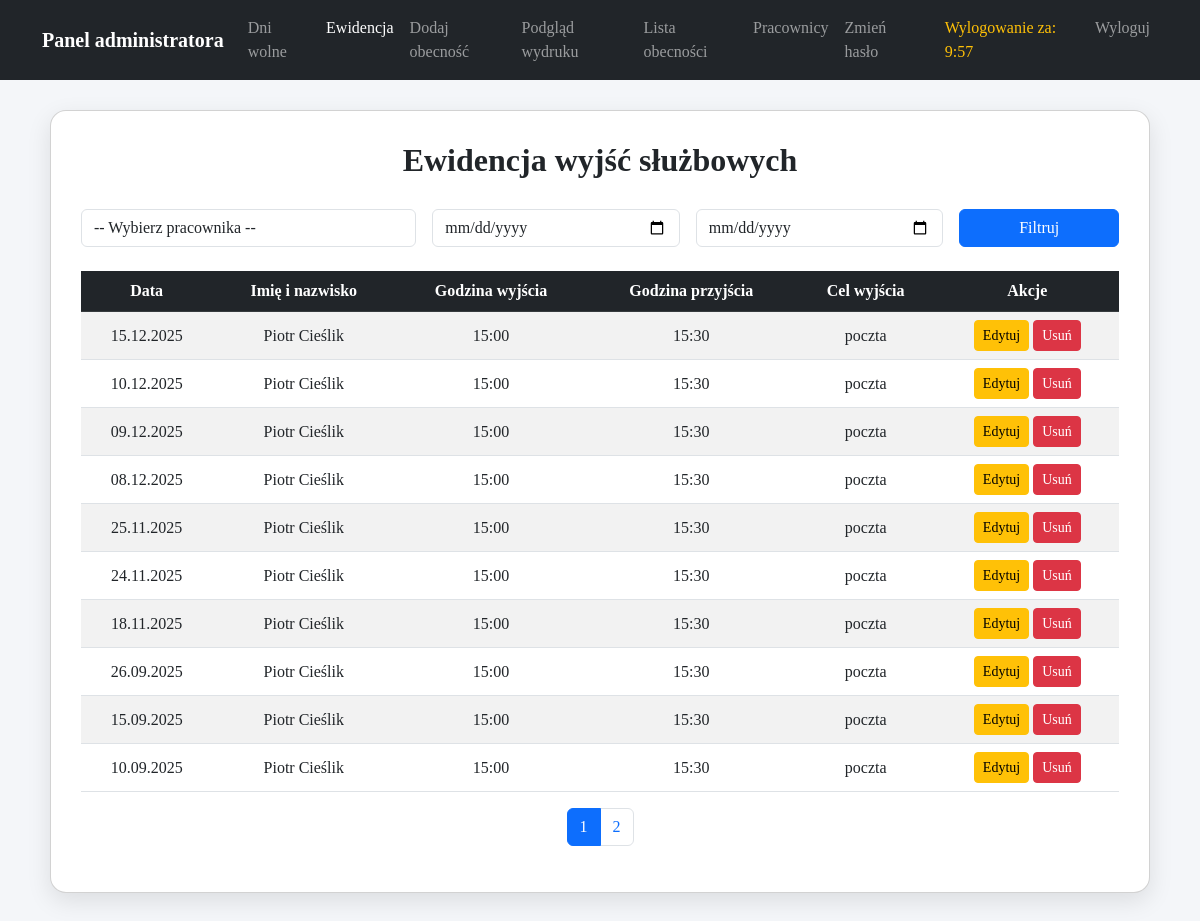
/admin_tables.php (signed in), run on the app's committed database.
### tables this page shows
CREATE TABLE `ewidencja` (
  `id` int(11) NOT NULL,
  `imie_nazwisko` varchar(255) NOT NULL,
  `data` date NOT NULL,
  `godzina_wyjscia` time NOT NULL,
  `godzina_przyjscia` time NOT NULL,
  `cel` varchar(255) NOT NULL,
  `created_at` timestamp NOT NULL DEFAULT current_timestamp()
);

### admin_tables.php (the view, shortened to what this page needs)
<?php
$host = 'localhost';
$user = 'root';
$password = '';
$dbname = 'rejestr_obecnosci';
$conn = new mysqli($host, $user, $password, $dbname);
$data_od = $_GET['data_od'] ?? '';
$data_do = $_GET['data_do'] ?? '';
$page = isset($_GET['page']) && is_numeric($_GET['page']) ? (int) $_GET['page'] : 1;
$limit = 10;
$offset = ($page - 1) * $limit;
$where = [];
$where_clause = !empty($where) ? " WHERE " . implode(" AND ", $where) : "";
$sql = "SELECT id, imie_nazwisko, data, godzina_wyjscia, godzina_przyjscia, cel
        FROM ewidencja
        $where_clause
        ORDER BY data DESC, imie_nazwisko ASC
        LIMIT $limit OFFSET $offset";
$result = $conn->query($sql);
$count_sql = "SELECT COUNT(*) AS total FROM ewidencja $where_clause";
$total_rows = $conn->query($count_sql)->fetch_assoc()['total'];
$total_pages = ceil($total_rows / $limit);
?>
<!DOCTYPE html>
<html lang="pl">
<head>
<link href="https://cdn.jsdelivr.net/npm/bootstrap@5.3.0/dist/css/bootstrap.min.css" rel="stylesheet">
</head>
<body>
  <nav class="navbar navbar-expand-lg navbar-dark bg-dark mb-4">
  <div class="container">
    <a class="navbar-brand fw-bold" href="admin.php">Panel administratora</a>
    <div class="collapse navbar-collapse" id="navbarMenu">
      <ul class="navbar-nav ms-auto mb-2 mb-lg-0">
        <li class="nav-item"><a class="nav-link" href="holidays.php">Dni wolne</a></li>
        <li class="nav-item">
             <a class="nav-link active" href="admin_tables.php">Ewidencja</a>
        </li>
        <li class="nav-item">
             <a class="nav-link" href="attendance_add.php">Dodaj obecność</a>
        </li>
        <li class="nav-item">
             <a class="nav-link" href="attendance_print.php">Podgląd wydruku</a>
        </li>
        <li class="nav-item">
          <a class="nav-link" href="admin.php">Lista obecności</a>
        </li>
        <li class="nav-item">
          <a class="nav-link" href="employees.php">Pracownicy</a>
        </li>
        <li class="nav-item"><a class="nav-link" href="change_password.php">Zmień hasło</a></li>
        <li class="nav-item">
          <span class="nav-link timer" id="session-timer"></span>
        </li>
        <li class="nav-item">
          <a class="nav-link" href="logout.php">Wyloguj</a>
        </li>
      </ul>
    </div>
  </div>
</nav>
<div class="card">
<h2>Ewidencja wyjść służbowych</h2>
<form method="get" class="row g-3 mb-4">
    <div class="col-md-4">
        <select name="nazwisko" class="form-control">
            <option value="">-- Wybierz pracownika --</option>
        </select>
    </div>
    <div class="col-md-3"><input type="date" name="data_od" value="<?= htmlspecialchars($data_od) ?>" class="form-control"></div>
    <div class="col-md-3"><input type="date" name="data_do" value="<?= htmlspecialchars($data_do) ?>" class="form-control"></div>
    <div class="col-md-2 d-grid"><button type="submit" class="btn btn-primary">Filtruj</button></div>
</form>
<?php if ($total_rows == 0): ?>
    <p class="text-center text-muted">Brak wyników pasujących do kryteriów.</p>
<?php else: ?>
<table class="table table-striped table-hover">
   <thead class="table-dark">
    <tr>
        <th>Data</th>
        <th>Imię i nazwisko</th>
        <th>Godzina wyjścia</th>
        <th>Godzina przyjścia</th>
        <th>Cel wyjścia</th>
        <th>Akcje</th>
    </tr>
</thead>
    <tbody>
    <?php while ($row = $result->fetch_assoc()): ?>
        <tr>
            <td><?= date('d.m.Y', strtotime($row['data'])) ?></td>
            <td><?= htmlspecialchars($row['imie_nazwisko']) ?></td>
            <td><?= date('H:i', strtotime($row['godzina_wyjscia'])) ?></td>
            <td><?= date('H:i', strtotime($row['godzina_przyjscia'])) ?></td>
            <td><?= htmlspecialchars($row['cel']) ?></td>
            <td>
                <a href="edit_record.php?id=<?= $row['id'] ?>" class="btn btn-warning btn-sm">Edytuj</a>
                 <a href="delete_record.php?id=<?= $row['id'] ?>" class="btn btn-danger btn-sm"
                onclick="return confirm('Czy na pewno chcesz usunąć ten rekord?');">Usuń</a>
            </td>
        </tr>
    <?php endwhile; ?>
    </tbody>
</table>
<?php if ($total_pages > 1): ?>
<nav aria-label="Paginacja">
    <ul class="pagination justify-content-center">
        <?php
        $query = $_GET;
        for ($i=1;$i<=$total_pages;$i++) {
            $query['page'] = $i;
            $link = '?'.http_build_query($query);
            $active = ($i == $page) ? 'active' : '';
            echo "<li class='page-item $active'><a class='page-link' href='$link'>$i</a></li>";
        }
        ?>
    </ul>
</nav>
<?php endif; ?>
<?php endif; ?>
</div>
</body>
</html>

### admin_tables.php (style rules this page uses)
body { background: #f4f6f9; font-family:'Times New Roman', serif; }
.card { border-radius:16px; box-shadow:0 8px 24px rgba(0,0,0,0.1); padding:30px; margin:30px auto; max-width:1100px; }
h2 { font-weight:600; text-align:center; margin-bottom:30px; }
.table th, .table td { vertical-align: middle; text-align:center; }
.navbar .timer { color: #ffc107; margin-left: 10px; }

### data on the page
ewidencja: data "15.12.2025", imie_nazwisko "Piotr Cieślik", godzina_wyjscia "15:00", godzina_przyjscia "15:30", cel "poczta"
ewidencja: data "10.12.2025", imie_nazwisko "Piotr Cieślik", godzina_wyjscia "15:00", godzina_przyjscia "15:30", cel "poczta"
ewidencja: data "09.12.2025", imie_nazwisko "Piotr Cieślik", godzina_wyjscia "15:00", godzina_przyjscia "15:30", cel "poczta"
ewidencja: data "08.12.2025", imie_nazwisko "Piotr Cieślik", godzina_wyjscia "15:00", godzina_przyjscia "15:30", cel "poczta"
ewidencja: data "25.11.2025", imie_nazwisko "Piotr Cieślik", godzina_wyjscia "15:00", godzina_przyjscia "15:30", cel "poczta"
ewidencja: data "24.11.2025", imie_nazwisko "Piotr Cieślik", godzina_wyjscia "15:00", godzina_przyjscia "15:30", cel "poczta"
ewidencja: data "18.11.2025", imie_nazwisko "Piotr Cieślik", godzina_wyjscia "15:00", godzina_przyjscia "15:30", cel "poczta"
ewidencja: data "26.09.2025", imie_nazwisko "Piotr Cieślik", godzina_wyjscia "15:00", godzina_przyjscia "15:30", cel "poczta"
ewidencja: data "15.09.2025", imie_nazwisko "Piotr Cieślik", godzina_wyjscia "15:00", godzina_przyjscia "15:30", cel "poczta"
ewidencja: data "10.09.2025", imie_nazwisko "Piotr Cieślik", godzina_wyjscia "15:00", godzina_przyjscia "15:30", cel "poczta"
